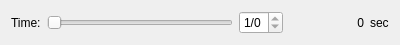
<?xml version="1.0" encoding="UTF-8"?>
<ui version="4.0">
 <class>VersionSlider</class>
 <widget class="QWidget" name="VersionSlider">
  <property name="geometry">
   <rect>
    <x>0</x>
    <y>0</y>
    <width>400</width>
    <height>31</height>
   </rect>
  </property>
  <property name="windowTitle">
   <string>Form</string>
  </property>
  <layout class="QHBoxLayout" name="horizontalLayout">
   <item>
    <widget class="QLabel" name="timeLabel">
     <property name="text">
      <string>Time:</string>
     </property>
    </widget>
   </item>
   <item>
    <widget class="Timeline" name="versionSlider">
     <property name="minimum">
      <number>1</number>
     </property>
     <property name="maximum">
      <number>1</number>
     </property>
     <property name="value">
      <number>1</number>
     </property>
     <property name="orientation">
      <enum>Qt::Horizontal</enum>
     </property>
    </widget>
   </item>
   <item>
    <widget class="QSpinBox" name="versionSpin">
     <property name="suffix">
      <string>/0</string>
     </property>
     <property name="minimum">
      <number>1</number>
     </property>
     <property name="maximum">
      <number>1</number>
     </property>
    </widget>
   </item>
   <item>
    <widget class="QLabel" name="currentTimeLabel">
     <property name="minimumSize">
      <size>
       <width>75</width>
       <height>0</height>
      </size>
     </property>
     <property name="maximumSize">
      <size>
       <width>75</width>
       <height>16777215</height>
      </size>
     </property>
     <property name="text">
      <string>0</string>
     </property>
     <property name="alignment">
      <set>Qt::AlignRight|Qt::AlignTrailing|Qt::AlignVCenter</set>
     </property>
    </widget>
   </item>
   <item>
    <widget class="QLabel" name="label">
     <property name="text">
      <string>sec</string>
     </property>
    </widget>
   </item>
  </layout>
 </widget>
 <customwidgets>
  <customwidget>
   <class>Timeline</class>
   <extends>QSlider</extends>
   <header>Timeline.h</header>
  </customwidget>
 </customwidgets>
 <resources/>
 <connections/>
</ui>
